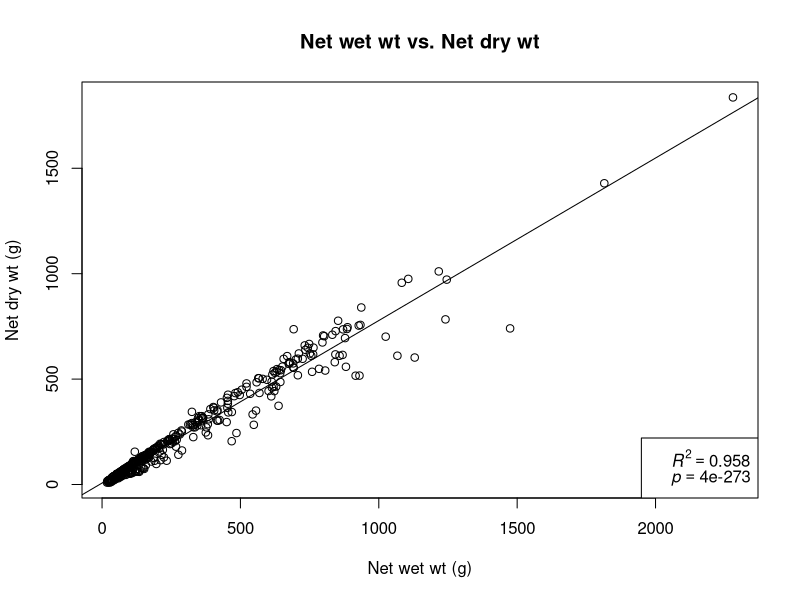
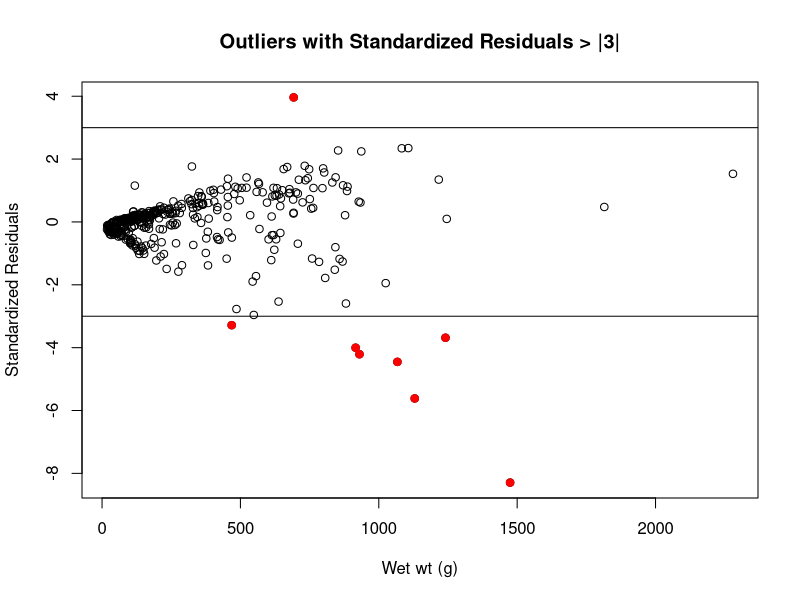

Here is the R script that generated these plots, in order:
###    Setup workspace
#Identify user
username <- Sys.getenv("USERNAME")

#Create file path to Git repository
dir <- paste("C:/Users/", username, "/Documents/GitHub/Quality-Control---Fuel-Moisture", sep = "")

#Set working directory
setwd(dir)

##  Load Packages
library(dplyr)

##  Load Data
fuel = data.frame(read.csv("tbl_fuelMoisture.csv"))
sample_units = data.frame(read.csv("tbl_unit.csv"))
sample_episodes = data.frame(read.csv("tbl_unitSamplingEpisode.csv"))

## Remove unnecessary data from sample_units object
## This will make file easier to view
sample_units <- sample_units[,-c(5:12, 14:17, 21:24)]

##  Add Unit Name
unitID <- merge(sample_episodes[,1:2], sample_units[,1:3], by = "unitID")
unitID <- unitID[,-3]
unitID <- unitID[,-1]
fuel <- merge(fuel , unitID , by = "unitSamplingEpisodeID")

##Add net weights and fuel moisture content
fuel$NetWet <- fuel$grossWetWt_g - fuel$wetContWt_g
fuel$NetDry <- fuel$grossDryWt_g - fuel$dryContWt_g
fuel$MoistureWt <- fuel$NetWet - fuel$NetDry
fuel$FMpercent <- (fuel$MoistureWt / fuel$NetDry) * 100

###Boxplots
types <- as.data.frame(table(fuel$sampleMaterialID))
colnames(types) <-c("sampleMaterialID", "Freq")
boxplot(FMpercent ~ sampleMaterialID, data = fuel, xlab = "sampleMaterialID", ylab = "Fuel moisture (%)", main = "Fuel moisture percent by sample type", plot = FALSE)

###Fuel Moisture by catagory
mean.byID <- summarize(group_by(fuel, sampleMaterialID), median(FMpercent, na.rm = TRUE))
counts <- as.data.frame(table(fuel$sampleMaterialID))

FM.byID <- cbind(counts, mean.byID[,2])
colnames(FM.byID) <- c("sampleMaterialID", "n", "Mean fuel moisture (%)")

###Logical Boundaries
OutL1 <- fuel[fuel$NetWet < fuel$NetDry,]
OutL1 <- OutL1[!is.na(OutL1$fuelMoistureID),]
OutL2 <- fuel[fuel$grossWetWt_g < fuel$wetContWt_g,]
OutL2 <- OutL2[!is.na(OutL2$fuelMoistureID),]
OutL3 <- fuel[fuel$grossDryWt_g < fuel$dryContWt_g,]
OutL3 <- OutL3[!is.na(OutL3$fuelMoistureID),]
OutL4 <- fuel[fuel$FMpercent < 0,]
OutL4 <- OutL4[!is.na(OutL4$FMpercent),]


##  Add Error Message and Output to OutLog
if(nrow(OutL1) > 0) {OutL1$Error <- "Logical Bound (NetDryWt > NetWetWt)"; OutLog <- rbind(OutL1)}
if(nrow(OutL2) > 0) {OutL2$Error <- "Logical Bound (DryContWt > GrossDryWt)"; OutLog <- rbind(OutLog, OutL2)}
if(nrow(OutL3) > 0) {OutL3$Error <- "Logical Bound (WetContWt > GrossWetWet)"; OutLog <- rbind(OutLog, OutL3)}
if(nrow(OutL4) > 0) {OutL4$Error <- "Logical Bound (FuelMoisture < 0)"; OutLog <- rbind(OutLog, OutL4)}


###Regression
##Net Dry ~ New Wet
fuelNA <- fuel[!is.na(fuel$MoistureWt),]

mod1 <- lm(fuelNA$NetDry ~fuelNA$NetWet)
res1 <- rstandard(mod1)
OutR1 <-fuelNA
OutR1 <- OutR1[abs(res1) > 3, ]
res2 <- res1[abs(res1) > 3]

plot(fuelNA$NetWet, fuelNA$NetDry, xlab = "Net wet wt (g)", ylab = "Net dry wt (g)", main = "Net wet wt vs. Net dry wt")
abline(mod1)
r2 = summary(mod1)$adj.r.squared
p = summary(mod1)$coefficients[2,4]
rp = vector('expression', 2)
rp[1] = substitute(expression(italic(R)^2 == MYVALUE), list(MYVALUE = format(r2, dig = 3)))[2]
rp[2] = substitute(expression(italic(p) == MYOTHERVALUE), list(MYOTHERVALUE = format(p, digits = 3))) [2]
legend('bottomright', legend = rp, bty = 0)

#Outliers with Standardized Residuals > |3|
plot(fuelNA$NetWet, res1, xlab = "Wet wt (g)", ylab = "Standardized Residuals", main = "Outliers with Standardized Residuals > |3|")
abline(3, 0)
abline(-3, 0)
points(OutR1$NetWet, res2, pch = 21, col = "red", bg = "red")

##Regression
mod1 <- lm(fuelNA$NetDry ~fuelNA$NetWet, subset = )

##  Add Error Message and Output to OutReg
if(nrow(OutR1) > 0) {OutR1$Error <- "Regression: NetDry~NetWet (StdRes > |3|)"; OutReg <- rbind(OutR1)}





###Compile and Export All Outliers to Overstory_Outliers.xls
FuelMoisture_Outliers <- data.frame()
if(nrow(OutLog) > 0) {FuelMoisture_Outliers <- rbind(OutLog)}
if(nrow(OutReg) > 0) {FuelMoisture_Outliers <- rbind(FuelMoisture_Outliers, OutReg)}


#Date and time stamp on output file
dt <- Sys.Date()
tm <- format(Sys.time(), format = "%H.%M.%S", 
             tz = "", usetz = FALSE)

if(nrow(FuelMoisture_Outliers) > 0) {write.csv(FuelMoisture_Outliers, file = paste(dt, "_", tm, "_", username, 
                                                                             "_FuelMoisture_Outliers.csv", 
                                                                             sep = ""))}